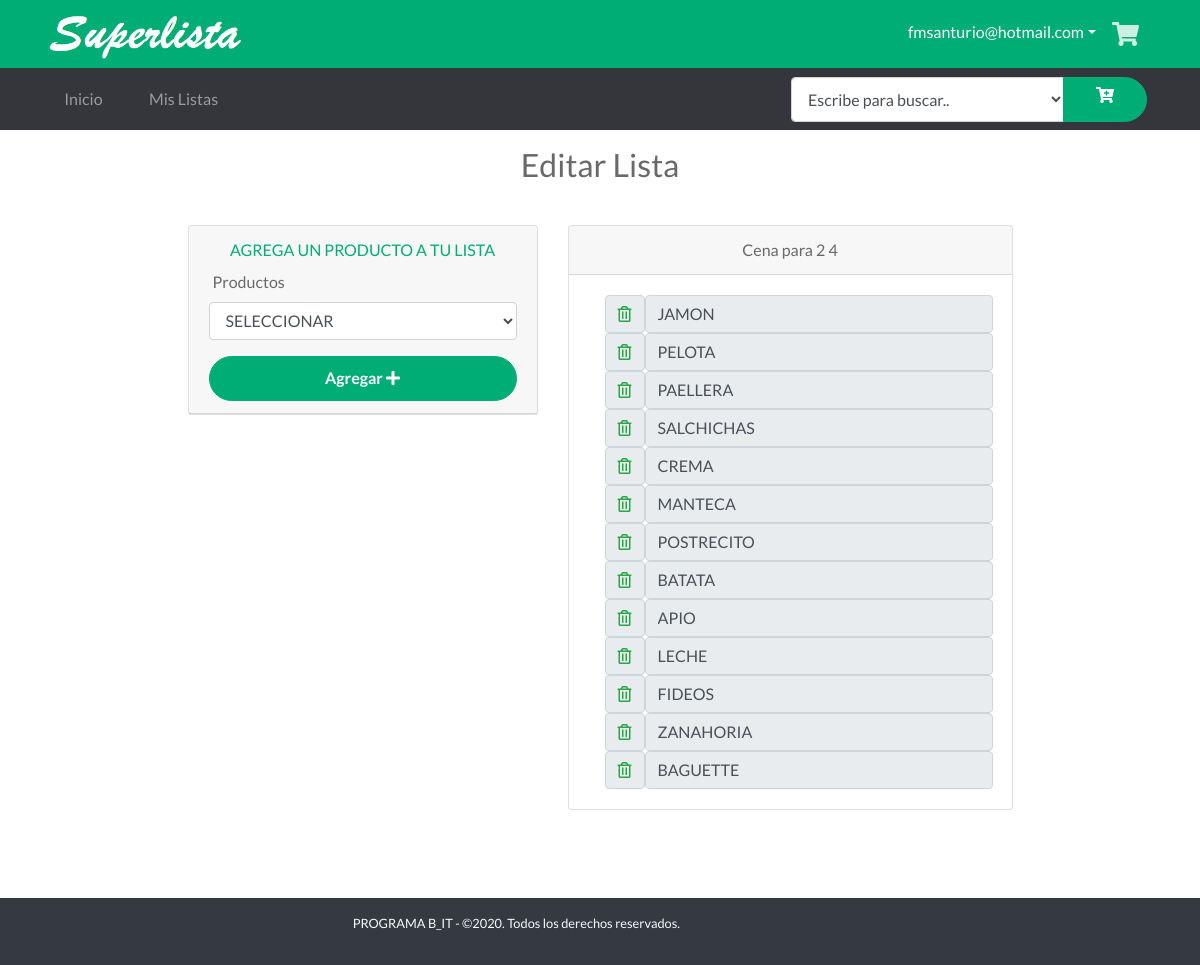
The app's page /EditarLista/41 (signed in) with its own data.
### tables this page shows
CREATE TABLE "Contenido" (
	"Id"	INTEGER NOT NULL PRIMARY KEY AUTOINCREMENT UNIQUE,
	"ListaId"	INTEGER NOT NULL,
	"ProductoId"	INTEGER NOT NULL,
	FOREIGN KEY("ProductoId") REFERENCES "Productos"("Id"),
	FOREIGN KEY("ListaId") REFERENCES "Listas"("Id")
);

CREATE TABLE "Listas" (
	"Id"	INTEGER NOT NULL PRIMARY KEY AUTOINCREMENT UNIQUE,
	"UsuarioId"	INTEGER NOT NULL,
	"Nombre"	TEXT,
	"Descripcion"	TEXT,
	FOREIGN KEY("UsuarioId") REFERENCES "Usuarios"("Id")
);

CREATE TABLE "Productos" (
	"Id"	INTEGER NOT NULL PRIMARY KEY AUTOINCREMENT UNIQUE,
	"CategoriaId"	INTEGER NOT NULL,
	"Producto"	TEXT NOT NULL,
	"PropietarioId"	INTEGER NOT NULL,
	FOREIGN KEY("CategoriaId") REFERENCES "Categorias"("Id")
	FOREIGN KEY("PropietarioId") REFERENCES "Usuarios"("Id")
);

### app.py (the view)
@app.route('/EditarLista/<id>', methods=['GET', 'POST'])
def EditarLista(id):
    if 'nombre' in session:
        id_usuario = session['id']
    else:
        return redirect("/")
    id = int(id)
    db = get_db()
    cur = db.cursor()
    productos = getAllProductosUsuarios()
    searchAll = (
        "SELECT ListaId, ListaNombre, Descripcion, ProductoNombre, ContenidoProductoId, ContenidoId FROM General WHERE ListaId = ? AND UsuarioId = ?")
    cur.execute(searchAll, [(id), (id_usuario)])
    resultados = [dict(ListaId=row[0], ListaNombre=row[1], Descripcion=row[2], ProductoNombre=row[3], ProductoId=row[4], ContenidoId=row[5])
                  for row in cur.fetchall()]
    db.close()
    return render_template('VerLista.html', datos=resultados, productos=productos)

### app.py (called while the page is built)
def get_db():
    db = getattr(g, '_database', None)
    if db is None:
        db = g._database = sqlite3.connect('database1.db')
    return db

@app.teardown_appcontext
def close_connection(exception):
    db = getattr(g, '_database', None)
    if db is not None:
        db.close()

def conectar_db():
    return sqlite3.connect('database1.db')

def getAllProductosUsuarios():
    g.db = conectar_db()
    consulta = 'SELECT * FROM Productos WHERE (PropietarioId= ?) ORDER BY Producto'
    if 'nombre' in session:
        id = session['id']
    cur = g.db.execute(consulta, [id])
    productos_usuarios = [dict(pro_id=row[0], cat_id=row[1], pro_nombre=row[2])
                          for row in cur.fetchall()]
    g.db.close()
    return productos_usuarios

### templates/VerLista.html (shortened to what this page needs)
{% extends "layout_logged_in.html" %}
{% block content %}
<section>
    <div class="text h2 text-center py-3">
        <span>Editar Lista</span>
    </div>
    <div class="container">
        <div class="row justify-content-center">
            <div class="col-md-4 py-3">
                <form action="/AgregarProductoLista/{{datos[0].ListaId}}" method="POST">
                    <div class="card text-center">
                        <div class="card-header">
                            <div class="form-group">
                                <div class="text text-center px-1 text-primary">
                                    <label>AGREGA UN PRODUCTO A TU LISTA</label>
                                </div>
                                <div class="text text-left px-1">
                                    <label>Productos</label>
                                </div>
                                <select class="form-control" name="producto">
                                    <option selected="OTROS" value="0">SELECCIONAR</option>
                                </select>
                            </div>
                            <button type="submit" name="submit"  class="btn btn-primary btn-block">
                                Agregar <i class="fa fa-plus"></i></button>
                        </div>
                    </div>
                </form>
            </div>
            <div class="col-md-5 text-center py-3">
                <div class="card">
                    <div class="card-header">
                        {%  set contador = namespace(value=1) %}
                            {% for dato in datos%}
                                {% if contador.value == 1 %}
                                    <span class="text text-align-left" name="nmlista" id="nmlista"  >{{dato.ListaNombre}}</span>
                                {% endif %}
                            {% set contador.value = contador.value + 1 %}
                        {% endfor %}
                    </div>
                    <div class="card-body ml-3">
                        {% for dato in datos %}
                            <div class="input-group-prepend">
                                <div class="input-group-text">
                                    <a href="/DeleteArtContenido/{{dato.ContenidoId}}"><i
                                            class="far fa-trash-alt text-success"></i></a>
                                </div>
                                <input type="text"  readonly="true" color="blue"
                                    class="form-control"
                                    value="{{ dato.ProductoNombre }}">
                            </div>
                        {% endfor %}
                    </div>
                </div>
                <br>
            </div>
        </div>
    </div>
</section>
{% endblock %}

### static/css/all.css (style rules this page uses)
.fa, .fas, .far, .fal, .fab { -moz-osx-font-smoothing: grayscale; -webkit-font-smoothing: antialiased; display: inline-block; font-style: normal; font-variant: normal; text-rendering: auto; line-height: 1; }
.fa-plus:before { content: "\f067"; }
.fa-trash-alt:before { content: "\f2ed"; }
.far { font-family: 'Font Awesome 5 Free'; font-weight: 400; }
.fa, .fas { font-family: 'Font Awesome 5 Free'; font-weight: 900; }

### static/css/estilos.css (style rules this page uses)
html { font-size: 13px; }
body { font-family: 'Lato', sans-serif; color: #696969; }
.btn { border-radius: 2rem; padding: .6rem 2rem; font-weight: bold; }
.text-primary { color: #00ad75 !important; }
.btn-primary { color: #fff; background-color: #00ad75; border-color: #00ad75; position: relative; overflow: hidden; z-index: 1; -webkit-transition: all .3s ease; transition: all .3s ease; }
.btn-primary:after { font-family: 'Font Awesome 5 Free'; font-weight: 900; position: relative; left: .6rem; top: .1rem; -webkit-transition: left .3s ease; transition: left .3s ease; }
.btn-primary:before { content: ""; z-index: -1; width: 0; height: 100%; background: #fff; position: absolute; left: 50%; top: 0; -webkit-transform: skew(45deg, 0); transform: skew(45deg, 0); -webkit-transition: all .4s ease; transition: all .4s ease; }
@media (min-width: 990px) { html { font-size: 16px; } }

### records on screen
Contenido: ListaNombre "Cena para 2 4", ProductoNombre "JAMON"
Contenido: ProductoNombre "PELOTA"
Contenido: ProductoNombre "PAELLERA"
Contenido: ProductoNombre "SALCHICHAS"
Contenido: ProductoNombre "CREMA"
Contenido: ProductoNombre "MANTECA"
Contenido: ProductoNombre "POSTRECITO"
Contenido: ProductoNombre "BATATA"
Contenido: ProductoNombre "APIO"
Contenido: ProductoNombre "LECHE"
Contenido: ProductoNombre "FIDEOS"
Contenido: ProductoNombre "ZANAHORIA"
Contenido: ProductoNombre "BAGUETTE"

### other values on screen
{{ session['correo'] }} "fmsanturio@hotmail.com"
